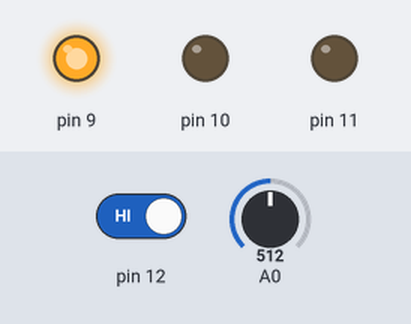
The sketch below on a simulated Arduino Uno, built with avr-gcc and run on an emulated ATmega328P. Parts: output pins drawn as LEDs (lit = HIGH). Inputs (shaded band) come from the test bench; at power-on: A0 = 512, pin 12 HIGH.

Above: at 1.2 s.
1.3 s: A0 set to 66
2.8 s: A0 set to 56
At 4.0 s:
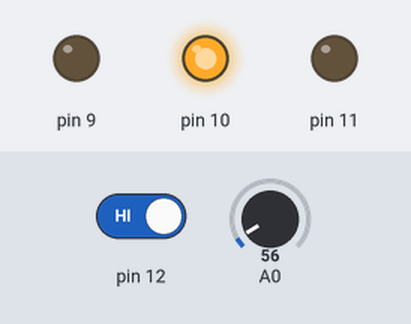
4.3 s: pin 12 driven LOW
At 5.2 s:
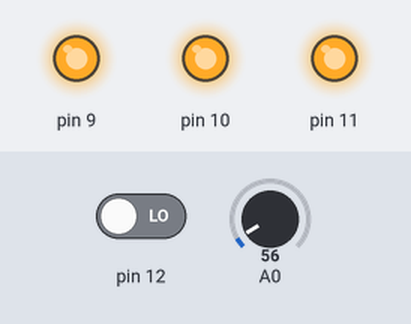
5.8 s: pin 12 driven HIGH
At 6.4 s:
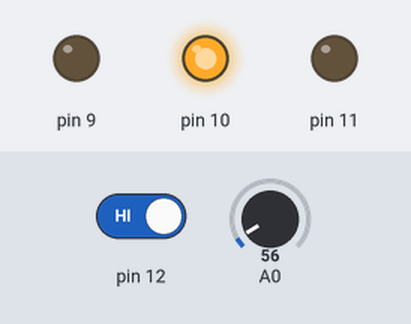
7.3 s: A0 set to 20
At 8.5 s:
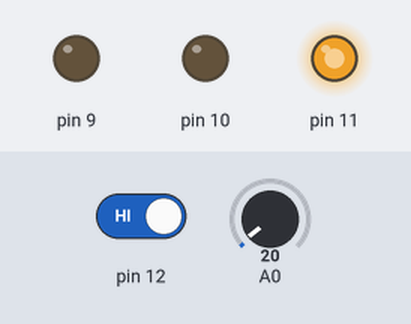
8.8 s: pin 12 driven LOW
At 9.9 s:
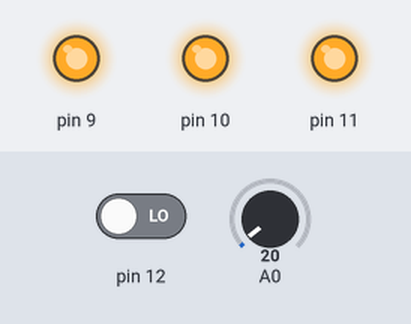
Timing chart, 0 to 11.3 s (numbered marks = the images above; inputs shaded):
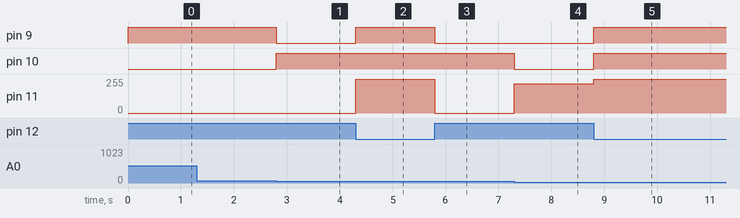

The sketch:

LED_Bird.ino
```cpp
#include <EEPROM.h>

int i;
char data;
char res[100];

int R;
int G;
int B;

int lastR=0;
int lastG=0;
int lastB=0;

int addR=0;
int addG=1;
int addB=2;

void setup()
{
pinMode(9,OUTPUT);
pinMode(10,OUTPUT);
pinMode(11,OUTPUT);

pinMode(12,INPUT);


digitalWrite(9,LOW);
digitalWrite(10,LOW);
digitalWrite(11,LOW);

Serial.begin(9600);
Serial.flush();

if(digitalRead(12)==LOW)
{
    analogWrite(11,EEPROM.read(addR));
    analogWrite(10,EEPROM.read(addG));
    analogWrite(9,EEPROM.read(addB));
}

}

void loop()
{


  while(digitalRead(12)==HIGH)
  {
 int sensorValue=analogRead(A0);

 //Serial.println(sensorValue);

  if(sensorValue <= 30)
  {
    analogWrite(11,sensorValue+200);
    analogWrite(10,0);
    analogWrite(9,0);
  }
  else if( (sensorValue > 30) && ( sensorValue <= 60) )
  {
    analogWrite(11,0);
    analogWrite(10,sensorValue+200);
    analogWrite(9,0);
  }
  else if(sensorValue > 60)
  {
    analogWrite(11,0);
    analogWrite(10,0);
    analogWrite(9,sensorValue+200);
  }
  }
  while(!Serial.available() && digitalRead(12)==LOW)
  {
    analogWrite(11,EEPROM.read(addR));
    analogWrite(10,EEPROM.read(addG));
    analogWrite(9,EEPROM.read(addB));
  }

    i=0;
      while(Serial.available())
      {
  while( data!=')')
        {
          while(Serial.available())
          {
          data=Serial.read();
           res[i]=data;
            i++;
        }
        }
      }
        data=0;
    String r(res);
    String red=r.substring(0,r.indexOf('.'));
    String r2=r.substring(r.indexOf('.')+1, r.indexOf(')'));

    String green=r2.substring(0,r2.indexOf('.'));
    String r3=r2.substring(r2.indexOf('.')+1, r2.indexOf(')'));

    String blue=r3.substring(0,r3.indexOf('.'));

    //String color=red + "," + green + "," + blue;

    if(red!= NULL && green !=NULL && blue!=NULL)
    {
    R=red.toInt();
    G=green.toInt();
    B=blue.toInt();

EEPROM.write(addR, R);
EEPROM.write(addG, G);
EEPROM.write(addB, B);
    }
    analogWrite(11,EEPROM.read(addR));
    analogWrite(10,EEPROM.read(addG));
    analogWrite(9,EEPROM.read(addB));

}
```

Measured:
- the behaviour switches between 61 and 60 on A0 (found by bisection; images 0 and 1)
- after the input at 1.3 s, every drawn part: stays the same
- after the input at 2.8 s, pin 9: HIGH → LOW at once; pin 10: LOW → HIGH at once
- after the input at 4.3 s, pin 9: LOW → HIGH at once; pin 11: 0/255 → 255/255 at once
- after the input at 5.8 s, pin 9: HIGH → LOW at once; pin 11: 255/255 → 0/255 at once
- after the input at 7.3 s, pin 10: HIGH → LOW at once; pin 11: 0/255 → 220/255 at once
- after the input at 8.8 s, pin 9, pin 10: LOW → HIGH at once; pin 11: 220/255 → 255/255 at once
